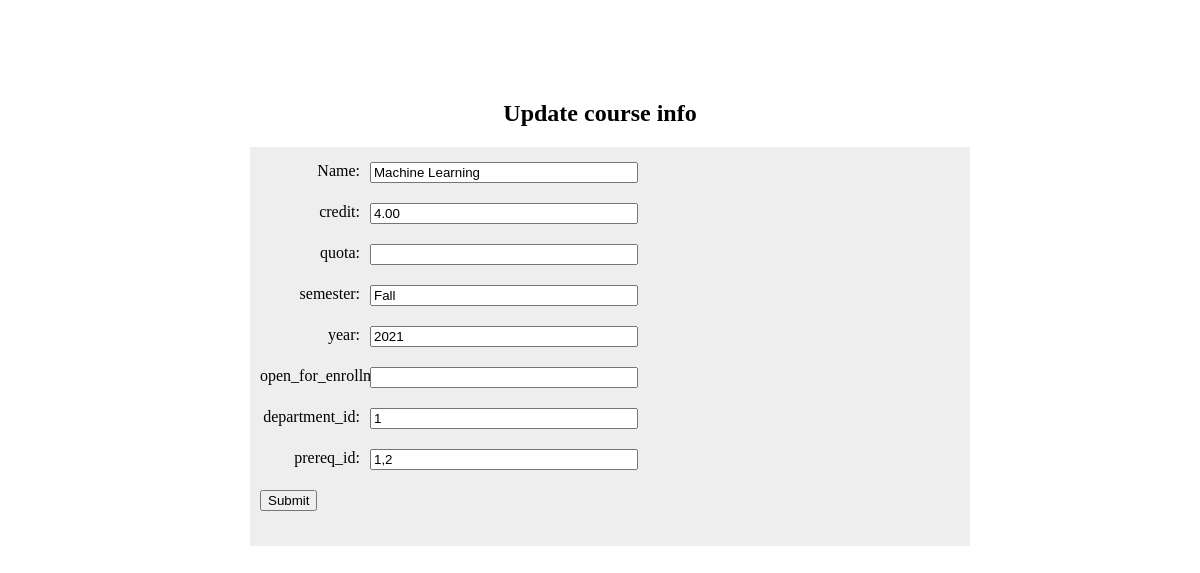
Page /course/edit.php?id=1 on the committed database.
### tables this page shows
CREATE TABLE IF NOT EXISTS `course` (
  `course_id` int UNSIGNED NOT NULL AUTO_INCREMENT,
  `course_name` varchar(255) DEFAULT NULL,
  `credit` float(10,2) DEFAULT NULL,
  `semester` varchar(255) DEFAULT NULL,
  `year` varchar(255) DEFAULT NULL,
  `open_for_enrollment` varchar(255) DEFAULT NULL,
  `department_id` int DEFAULT NULL,
  `prereq_id` varchar(255) DEFAULT NULL,
  `description` varchar(255) DEFAULT NULL,
  PRIMARY KEY (`course_id`) USING BTREE
);

### course/edit.php (the view, shortened to what this page needs)
<?php
include '../mysql.php';
if(isset($_GET['id']))
{
$id = $_GET['id'];
$sql = "select * from course where course_id=$id";
$result = mysqli_query($conn,$sql);
?>
<!DOCTYPE html>
<html lang="en">
<head>
</head>
<body>
<div class="adds-stu-wrap">
    <h2 class="head" style="text-align:center">Update course info</h2>
    <div class="adds-stu">
        <form action="edit_do.php" method="post">
            <?php
            if(mysqli_num_rows($result) > 0)
            {
                while($row = mysqli_fetch_assoc($result))
                {
                    ?>
                    <div>
                        <p>Name:</p>
                        <input type="text" name="name" id="" value="<?php echo  $row['course_name'];  ?>">
                    </div>
                    <div>
                        <p>credit:</p>
                        <input type="text" name="credit" id="" value="<?php echo  $row['credit'];  ?>">
                    </div>
                    <div>
                        <p>quota:</p>
                        <input type="text" name="quota" id="" value="<?php echo  $row['quota'];  ?>">
                    </div>
                    <div>
                        <p>semester:</p>
                        <input type="text" name="semester" id="" value="<?php echo  $row['semester'];  ?>">
                    </div>
                    <div>
                        <p>year:</p>
                        <input type="text" name="year" id="" value="<?php echo  $row['year'];  ?>">
                    </div>
                    <div>
                        <p>open_for_enrollment:</p>
                        <input type="text" name="opne_for_enrollment" id="" value="<?php echo  $row['opne_for_enrollment'];  ?>">
                    </div>
                    <div>
                        <p>department_id:</p>
                        <input type="text" name="department_id" id="" value="<?php echo  $row['department_id'];  ?>">
                    </div>
                    <div>
                        <p>prereq_id:</p>
                        <input type="text" name="prereq_id" id="" value="<?php echo  $row['prereq_id'];  ?>">
                    </div>
                    <div>
                        <button>Submit</button>
                    </div>
                    <?php
                }
            }else
            {
                echo 'No data';
            }
            }
            ?>
        </form>
    </div>
</div>
</body>
</html>

### course/edit.php (style rules this page uses)
.adds-stu-wrap { width: 700px; height: auto; margin: 0 auto; margin-top: 100px; }
.adds-stu { float: left; width: 100%; height: auto; background-color: #eee; padding: 15px 10px; }
.adds-stu div { float: left; width: 100%; margin-bottom: 20px; }
.adds-stu div>p { float: left; width: 100px; margin: 0 10px 0 0; text-align: right; }
.adds-stu div>input { float: left; width: 260px; }

### rows in the picture
course: name "Machine Learning", credit "4.00", semester "Fall", year "2021", department_id "1", prereq_id "1,2"
